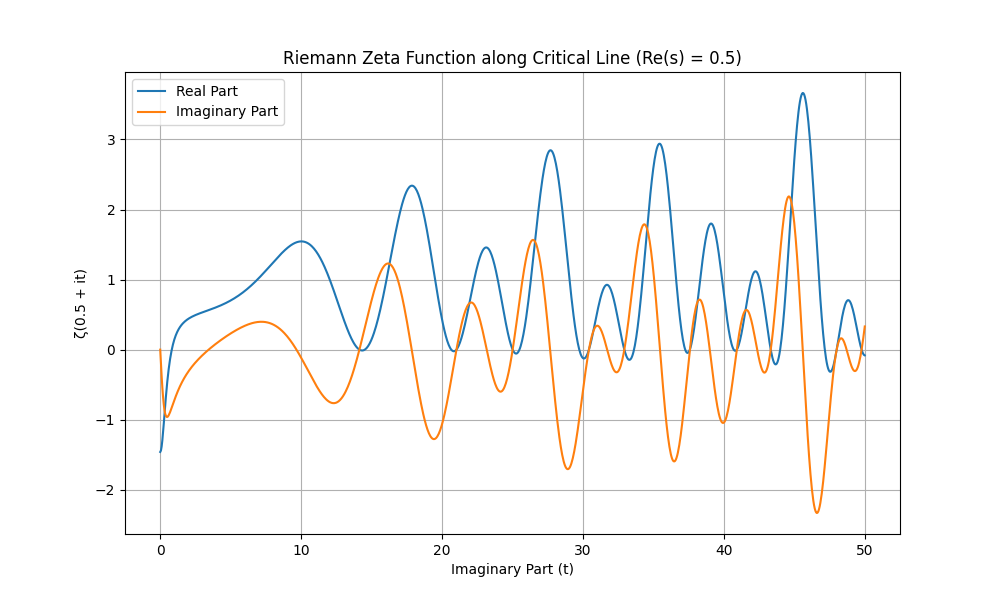

Reproduce this figure in Python.
import numpy as np
import matplotlib.pyplot as plt
from scipy.special import zeta

# Parameters
t = np.linspace(0, 50, 1000) # Imaginary part range
s = 0.5 + 1j * t # Critical line: Re(s) = 0.5

# Compute Zeta Function
zeta_vals = zeta(s)
real_part = np.real(zeta_vals)
imag_part = np.imag(zeta_vals)

# Plot
plt.figure(figsize=(10, 6))
plt.plot(t, real_part, label='Real Part')
plt.plot(t, imag_part, label='Imaginary Part')
plt.title('Riemann Zeta Function along Critical Line (Re(s) = 0.5)')
plt.xlabel('Imaginary Part (t)')
plt.ylabel('ζ(0.5 + it)')
plt.legend()
plt.grid(True)
plt.show()
